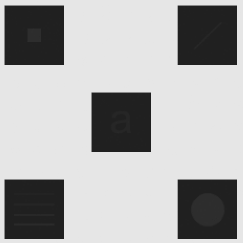
#> input picture pseudocorEqualizacao/letra-d/XADREZ.png, 243 x 243 px
$ python d.py
#> lines starting #> are read from the running program, lines starting #| are printed output that depends on the picture
#> further down, img is the input picture: shape (243, 243); min 32, max 230, mean 171.1
import cv2
import numpy as np
import matplotlib.pyplot as plt

def histogram_matching(img, specified_histogram):
    # calculando o histograma cumulativo da imagem original
    hist, bins = np.histogram(img.flatten(), 256, [0,256])
#> hist = 256 values, max 40820 at index 230, min 0 at index 0, mean 230.7; bins = 257 values from 0 to 256
    cdf = hist.cumsum()
#> cdf = 256 values from 0 to 59049
    cdf_normalized = cdf / float(cdf.max())  # normalizando para o intervalo [0,1]
#> cdf_normalized = 256 values from 0 to 1

    # calculando o histograma cumulativo do histograma especificado
    cdf_specified = specified_histogram.cumsum()
    cdf_specified_normalized = cdf_specified / float(cdf_specified.max())  # normalizando para o intervalo [0,1]

    # inicializando o mapeamento de transferência
    transfer_map = np.zeros(256)

    # calculando o mapeamento de transferência
    for i in range(256):
        # encontrando o valor de mapeamento que minimiza a diferença entre os histogramas
        differences = np.abs(cdf_normalized[i] - cdf_specified_normalized)
        transfer_map[i] = np.argmin(differences)
#> after the loop, transfer_map = 256 values from 0 to 255

    # aplicando o mapeamento de transferência
    img_matched = transfer_map[img]
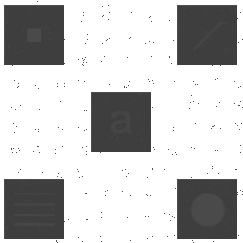
#> img_matched: shape (243, 243) float64; min 62, max 255, mean 196

    return img_matched.astype(np.uint8)

# carregando a imagem
img = cv2.imread('XADREZ.png', 0)

# verificando se a imagem foi carregada corretamente
if img is None:
    print("Erro: Não foi possível carregar a imagem.")
    exit()

# histograma especificado
specified_histogram = np.ones(256) * (1.0 / 256.0)

# especificação de histograma
img_matched = histogram_matching(img, specified_histogram)

# Mostrar a imagem original e a imagem especificada
plt.figure(figsize=(10, 5))

plt.subplot(2, 2, 1)
plt.imshow(img, cmap='gray')
plt.title('Original Image')

plt.subplot(2, 2, 2)
plt.imshow(img_matched, cmap='gray')
plt.title('Matched Image')

# histogramas
plt.subplot(2, 2, 3)
plt.hist(img.ravel(),256,[0,256])
plt.title('Histogram of Original Image')

plt.subplot(2, 2, 4)
plt.hist(img_matched.ravel(),256,[0,256])
plt.title('Histogram of Matched Image')

plt.tight_layout()
plt.show()
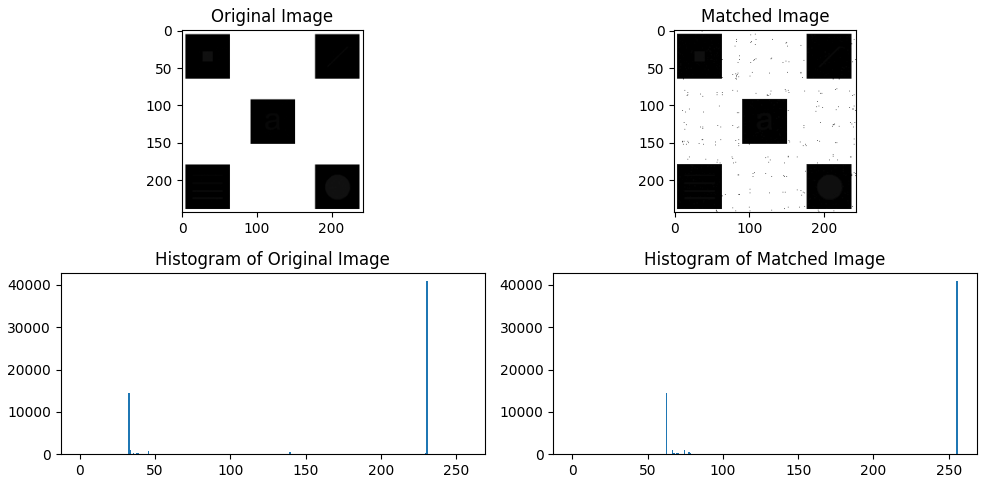
#> figure drawn by matplotlib, 4 panels; panel 3: tallest bar 40820 high, from x = 230 to 231; panel 4: tallest bar 40820 high, from x = 255 to 256
